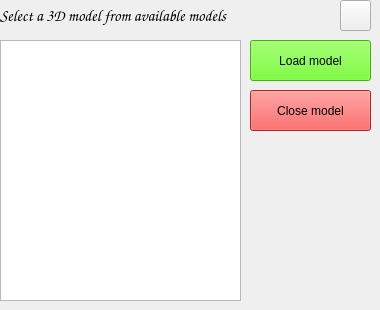
    <widget class="QWidget" name="selectModelTab">
     <attribute name="title">
      <string>Select model</string>
     </attribute>
     <widget class="QListWidget" name="selectModelList">
      <property name="enabled">
       <bool>true</bool>
      </property>
      <property name="geometry">
       <rect>
        <x>0</x>
        <y>40</y>
        <width>241</width>
        <height>261</height>
       </rect>
      </property>
     </widget>
     <widget class="QLabel" name="selectModelLabel">
      <property name="geometry">
       <rect>
        <x>0</x>
        <y>0</y>
        <width>331</width>
        <height>31</height>
       </rect>
      </property>
      <property name="font">
       <font>
        <family>Comic Sans MS</family>
        <pointsize>12</pointsize>
        <bold>true</bold>
       </font>
      </property>
      <property name="text">
       <string>Select a 3D model from available models</string>
      </property>
     </widget>
     <widget class="QPushButton" name="refreshModelListButton">
      <property name="geometry">
       <rect>
        <x>340</x>
        <y>0</y>
        <width>31</width>
        <height>31</height>
       </rect>
      </property>
      <property name="text">
       <string/>
      </property>
      <property name="icon">
       <iconset>
        <normaloff>refresh.png</normaloff>refresh.png</iconset>
      </property>
     </widget>
     <widget class="QPushButton" name="loadModelButton">
      <property name="geometry">
       <rect>
        <x>250</x>
        <y>40</y>
        <width>121</width>
        <height>41</height>
       </rect>
      </property>
      <property name="autoFillBackground">
       <bool>false</bool>
      </property>
      <property name="styleSheet">
       <string notr="true">QPushButton:enabled {
	background-color: rgb(85, 255, 0);
}</string>
      </property>
      <property name="text">
       <string>Load model</string>
      </property>
     </widget>
     <widget class="QPushButton" name="closeModelButton">
      <property name="geometry">
       <rect>
        <x>250</x>
        <y>90</y>
        <width>121</width>
        <height>41</height>
       </rect>
      </property>
      <property name="styleSheet">
       <string notr="true">QPushButton:enabled {
	background-color: rgb(255, 47, 47);
}</string>
      </property>
      <property name="text">
       <string>Close model</string>
      </property>
     </widget>
    </widget>
